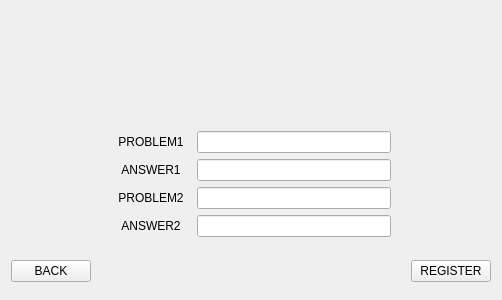
<?xml version="1.0" encoding="UTF-8"?>
<ui version="4.0">
 <class>reg_two</class>
 <widget class="QWidget" name="reg_two">
  <property name="geometry">
   <rect>
    <x>0</x>
    <y>0</y>
    <width>502</width>
    <height>300</height>
   </rect>
  </property>
  <property name="minimumSize">
   <size>
    <width>502</width>
    <height>300</height>
   </size>
  </property>
  <property name="maximumSize">
   <size>
    <width>502</width>
    <height>300</height>
   </size>
  </property>
  <property name="windowTitle">
   <string>Register</string>
  </property>
  <layout class="QVBoxLayout" name="verticalLayout_3">
   <item>
    <layout class="QVBoxLayout" name="verticalLayout">
     <item>
      <layout class="QHBoxLayout" name="horizontalLayout_8"/>
     </item>
     <item>
      <layout class="QHBoxLayout" name="horizontalLayout">
       <item>
        <widget class="QLabel" name="talkphoto">
         <property name="minimumSize">
          <size>
           <width>500</width>
           <height>100</height>
          </size>
         </property>
         <property name="maximumSize">
          <size>
           <width>500</width>
           <height>100</height>
          </size>
         </property>
         <property name="text">
          <string/>
         </property>
        </widget>
       </item>
      </layout>
     </item>
     <item>
      <layout class="QHBoxLayout" name="horizontalLayout_2">
       <item>
        <spacer name="horizontalSpacer">
         <property name="orientation">
          <enum>Qt::Horizontal</enum>
         </property>
         <property name="sizeType">
          <enum>QSizePolicy::Minimum</enum>
         </property>
         <property name="sizeHint" stdset="0">
          <size>
           <width>100</width>
           <height>20</height>
          </size>
         </property>
        </spacer>
       </item>
       <item>
        <layout class="QVBoxLayout" name="verticalLayout_2">
         <item>
          <layout class="QHBoxLayout" name="horizontalLayout_6">
           <item>
            <widget class="QLabel" name="label_5">
             <property name="minimumSize">
              <size>
               <width>80</width>
               <height>0</height>
              </size>
             </property>
             <property name="text">
              <string>PROBLEM1</string>
             </property>
             <property name="alignment">
              <set>Qt::AlignCenter</set>
             </property>
            </widget>
           </item>
           <item>
            <widget class="QLineEdit" name="problem_1"/>
           </item>
          </layout>
         </item>
         <item>
          <layout class="QHBoxLayout" name="horizontalLayout_5">
           <item>
            <widget class="QLabel" name="label_4">
             <property name="minimumSize">
              <size>
               <width>80</width>
               <height>0</height>
              </size>
             </property>
             <property name="text">
              <string>ANSWER1</string>
             </property>
             <property name="alignment">
              <set>Qt::AlignCenter</set>
             </property>
            </widget>
           </item>
           <item>
            <widget class="QLineEdit" name="answer_1"/>
           </item>
          </layout>
         </item>
         <item>
          <layout class="QHBoxLayout" name="horizontalLayout_4">
           <item>
            <widget class="QLabel" name="label_3">
             <property name="minimumSize">
              <size>
               <width>80</width>
               <height>0</height>
              </size>
             </property>
             <property name="text">
              <string>PROBLEM2</string>
             </property>
             <property name="alignment">
              <set>Qt::AlignCenter</set>
             </property>
            </widget>
           </item>
           <item>
            <widget class="QLineEdit" name="problem_2"/>
           </item>
          </layout>
         </item>
         <item>
          <layout class="QHBoxLayout" name="horizontalLayout_3">
           <item>
            <widget class="QLabel" name="label_2">
             <property name="minimumSize">
              <size>
               <width>80</width>
               <height>0</height>
              </size>
             </property>
             <property name="text">
              <string>ANSWER2</string>
             </property>
             <property name="alignment">
              <set>Qt::AlignCenter</set>
             </property>
            </widget>
           </item>
           <item>
            <widget class="QLineEdit" name="answer_2"/>
           </item>
          </layout>
         </item>
        </layout>
       </item>
       <item>
        <spacer name="horizontalSpacer_2">
         <property name="orientation">
          <enum>Qt::Horizontal</enum>
         </property>
         <property name="sizeType">
          <enum>QSizePolicy::Minimum</enum>
         </property>
         <property name="sizeHint" stdset="0">
          <size>
           <width>100</width>
           <height>20</height>
          </size>
         </property>
        </spacer>
       </item>
      </layout>
     </item>
     <item>
      <spacer name="verticalSpacer">
       <property name="orientation">
        <enum>Qt::Vertical</enum>
       </property>
       <property name="sizeType">
        <enum>QSizePolicy::Minimum</enum>
       </property>
       <property name="sizeHint" stdset="0">
        <size>
         <width>20</width>
         <height>10</height>
        </size>
       </property>
      </spacer>
     </item>
     <item>
      <layout class="QHBoxLayout" name="horizontalLayout_7">
       <item>
        <widget class="QPushButton" name="back">
         <property name="text">
          <string>BACK</string>
         </property>
        </widget>
       </item>
       <item>
        <spacer name="horizontalSpacer_4">
         <property name="orientation">
          <enum>Qt::Horizontal</enum>
         </property>
         <property name="sizeType">
          <enum>QSizePolicy::Expanding</enum>
         </property>
         <property name="sizeHint" stdset="0">
          <size>
           <width>120</width>
           <height>20</height>
          </size>
         </property>
        </spacer>
       </item>
       <item>
        <widget class="QPushButton" name="register_2">
         <property name="text">
          <string>REGISTER</string>
         </property>
        </widget>
       </item>
      </layout>
     </item>
    </layout>
   </item>
  </layout>
 </widget>
 <resources/>
 <connections/>
</ui>
